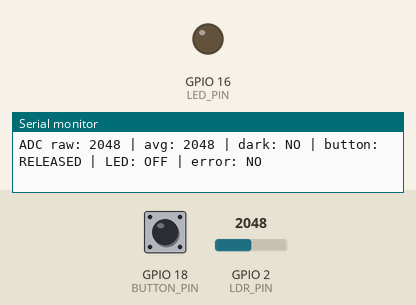
A program run on a simulated ESP32-S3. On the bench: output pins drawn as LEDs (lit = HIGH), the last lines printed to the serial monitor. Inputs (shaded band) come from the test bench; at power-on: GPIO 2 (LDR_PIN) = 2048, GPIO 18 (BUTTON_PIN) LOW (analog values on the 0–4095 scale).

Above: at 3.2 s.
3.3 s: GPIO 2 (LDR_PIN) set to 1872
4.8 s: GPIO 2 (LDR_PIN) set to 1773
7.0 s: GPIO 18 (BUTTON_PIN) pulled HIGH for 3.2 s
At 9.3 s:
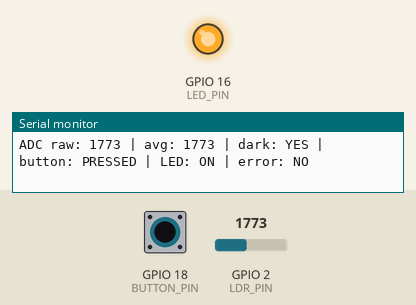
Timing chart, 0 to 11.8 s (numbered marks = the images above; inputs shaded):
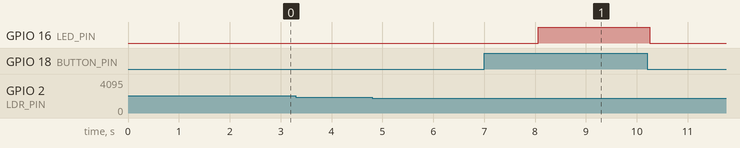

The program:

main.cpp
```cpp
#include <Arduino.h>

#include "config.h"
#include "Button.h"
#include "Ldr.h"
#include "Led.h"
#include "Watchdog.h"

Button button;
Ldr ldr;
Led led;
Watchdog watchdog;

void setup()
{
    Serial.begin(115200);
    delay(2000);

    button.init();
    ldr.init();
    led.init();

    watchdog.init(5000);
}

void loop()
{
    watchdog.feed();

    ldr.poll();
    button.poll();

    const bool longPressed = button.isLongPressed();
    const bool dark = ldr.isDark();
    const bool ledOn = longPressed && dark && !ldr.hasError();

    led.set(ledOn);

    static uint32_t lastLog = 0;

    if (millis() - lastLog >= LOG_PERIOD_MS)
    {
        lastLog = millis();

        Serial.printf(
            "ADC raw: %u | avg: %u | dark: %s | button: %s | LED: %s | error: %s\n",
            static_cast<unsigned>(ldr.getRawValue()),
            static_cast<unsigned>(ldr.getFilteredValue()),
            dark ? "YES" : "NO",
            longPressed ? "PRESSED" : "RELEASED",
            ledOn ? "ON" : "OFF",
            ldr.hasError() ? "YES" : "NO"
        );
    }

    delay(1);
}
```

Button.h
```cpp
#pragma once

#include <Arduino.h>

class Button
{
private:
    uint32_t lastPollTime = 0;
    uint32_t lastRawChangeTime = 0;
    uint32_t pressStartTime = 0;

    bool lastRawState = false;
    bool stableState = false;
    bool buttonState = false;

public:
    void init();
    void poll();
    bool isLongPressed() const;
};
```

Ldr.h
```cpp
#pragma once

#include <Arduino.h>
#include "config.h"

class Ldr
{
private:
    uint16_t readings[LDR_FILTER_SIZE] = {};
    uint8_t idx = 0;
    uint32_t sum = 0;

    bool ldrState = false;
    bool sensorError = false;

    uint32_t lastTimeChangeLdr = 0;
    uint8_t err_count = 0;
    uint16_t rawValue = 0;
    uint16_t filteredValue = 0;

    uint16_t movingAvg(uint16_t rawData);
    void filterInit(uint16_t initData);

public:
    void init();
    void poll();
    bool isDark() const;
    bool hasError() const;
    uint16_t getRawValue() const;
    uint16_t getFilteredValue() const;
};
```

Led.h
```cpp
#pragma once

class Led
{
public:
    void init();
    void set(bool enabled);
};
```

Watchdog.h
```cpp
#pragma once

#include <stdint.h>

class Watchdog
{
public:
    void init(uint32_t timeoutMs);
    void feed();
};
```

Button.cpp
```cpp
#include "Button.h"
#include "config.h"

#include <Arduino.h>

void Button::init()
{
    pinMode(BUTTON_PIN, INPUT_PULLDOWN);
}

void Button::poll()
{
    const uint32_t now = millis();

    if (now - lastPollTime < BUTTON_POLL_PERIOD_MS)
    {
        return;
    }

    lastPollTime = now;
    const bool rawState = digitalRead(BUTTON_PIN) == HIGH;

    if (rawState != lastRawState)
    {
        lastRawState = rawState;
        lastRawChangeTime = now;
    }

    if (now - lastRawChangeTime >= BUTTON_DEBOUNCE_MS &&
        stableState != rawState)
    {
        stableState = rawState;

        if (stableState)
        {
            pressStartTime = now;
        }
        else
        {
            buttonState = false;
        }
    }

    if (stableState &&
        !buttonState &&
        now - pressStartTime >= BUTTON_LONG_PRESS_MS)
    {
        buttonState = true;
        Serial.println("Long press detected");
    }
}

bool Button::isLongPressed() const
{
    return buttonState;
}
```

Ldr.cpp
```cpp
#include "Ldr.h"
#include "config.h"

#include <Arduino.h>

bool Ldr::isDark() const
{
    return ldrState;
}

bool Ldr::hasError() const
{
    return sensorError;
}

uint16_t Ldr::getRawValue() const
{
    return rawValue;
}

uint16_t Ldr::getFilteredValue() const
{
    return filteredValue;
}

void Ldr::init()
{
    pinMode(LDR_PIN, INPUT);
    analogReadResolution(12);
    analogSetPinAttenuation(LDR_PIN, ADC_11db);

    rawValue = analogRead(LDR_PIN);
    filteredValue = rawValue;
    filterInit(rawValue);
}

void Ldr::poll()
{
    const uint32_t now = millis();

    if (now - lastTimeChangeLdr < LDR_PERIOD_MS)
    {
        return;
    }

    lastTimeChangeLdr = now;
    rawValue = analogRead(LDR_PIN);
    filteredValue = movingAvg(rawValue);

    if (filteredValue == 0)
    {
        if (err_count < LDR_MAX_ZERO_READINGS)
        {
            ++err_count;

            if (err_count == LDR_MAX_ZERO_READINGS)
            {
                Serial.println("LDR error: repeated zero readings");
                sensorError = true;
            }
        }

        ldrState = false;
        return;
    }

    if (sensorError)
    {
        Serial.println("LDR recovered");
    }

    sensorError = false;
    err_count = 0;

    if (filteredValue < LDR_DARK_THRESHOLD)
    {
        ldrState = true;
    }
    else if (filteredValue > LDR_LIGHT_THRESHOLD)
    {
        ldrState = false;
    }
}

void Ldr::filterInit(uint16_t initData)
{
    sum = 0;

    for (uint8_t i = 0; i < LDR_FILTER_SIZE; ++i)
    {
        readings[i] = initData;
        sum += initData;
    }
}

uint16_t Ldr::movingAvg(uint16_t rawData)
{
    sum -= readings[idx];
    readings[idx] = rawData;
    sum += rawData;

    idx = (idx + 1) % LDR_FILTER_SIZE;

    return static_cast<uint16_t>(sum / LDR_FILTER_SIZE);
}
```

Led.cpp
```cpp
#include "Led.h"
#include "config.h"

#include <Arduino.h>

void Led::init()
{
    pinMode(LED_PIN, OUTPUT);
    digitalWrite(LED_PIN, LOW);
}

void Led::set(bool enabled)
{
    digitalWrite(LED_PIN, enabled ? HIGH : LOW);
}
```

Watchdog.cpp
```cpp
#include "Watchdog.h"

#include <Arduino.h>
#include <esp_err.h>
#include <esp_system.h>
#include <esp_task_wdt.h>

void Watchdog::init(uint32_t timeoutMs)
{
    esp_task_wdt_config_t config = {};
    config.timeout_ms = timeoutMs;
    config.idle_core_mask = 0;
    config.trigger_panic = true;

    esp_err_t result = esp_task_wdt_init(&config);

    // Arduino framework може активувати watchdog до setup().
    if (result == ESP_ERR_INVALID_STATE)
    {
        result = esp_task_wdt_reconfigure(&config);
    }

    ESP_ERROR_CHECK(result);

    // Підписуємо поточну loop-задачу, якщо вона ще не контролюється.
    if (esp_task_wdt_status(nullptr) != ESP_OK)
    {
        ESP_ERROR_CHECK(esp_task_wdt_add(nullptr));
    }

    Serial.printf(
        "Watchdog initialized: %lu ms\n",
        static_cast<unsigned long>(timeoutMs)
    );
    Serial.printf(
        "Reset reason: %d\n",
        static_cast<int>(esp_reset_reason())
    );
}

void Watchdog::feed()
{
    ESP_ERROR_CHECK(esp_task_wdt_reset());
}
```

config.h
```cpp
#pragma once

#include <stdint.h>

// Перевір номери GPIO відповідно до свого підключення.
inline constexpr uint8_t LED_PIN = 16;
inline constexpr uint8_t LDR_PIN = 2;
inline constexpr uint8_t BUTTON_PIN = 18;

inline constexpr uint8_t LDR_FILTER_SIZE = 4;
inline constexpr uint8_t LDR_MAX_ZERO_READINGS = 5;

inline constexpr uint32_t LDR_PERIOD_MS = 10;
inline constexpr uint16_t LDR_DARK_THRESHOLD = 1800;
inline constexpr uint16_t LDR_LIGHT_THRESHOLD = 2200;

inline constexpr uint32_t BUTTON_POLL_PERIOD_MS = 10;
inline constexpr uint32_t BUTTON_DEBOUNCE_MS = 50;
inline constexpr uint32_t BUTTON_LONG_PRESS_MS = 1000;

inline constexpr uint32_t LOG_PERIOD_MS = 500;

static_assert(LDR_FILTER_SIZE > 0, "LDR_FILTER_SIZE must be greater than zero");
static_assert(
    LDR_DARK_THRESHOLD < LDR_LIGHT_THRESHOLD,
    "LDR_DARK_THRESHOLD must be less than LDR_LIGHT_THRESHOLD"
);
```

Measured:
- after the input at 7.0 s, GPIO 16 (LED_PIN): LOW → HIGH after 1.1 s, → LOW 2.2 s later
